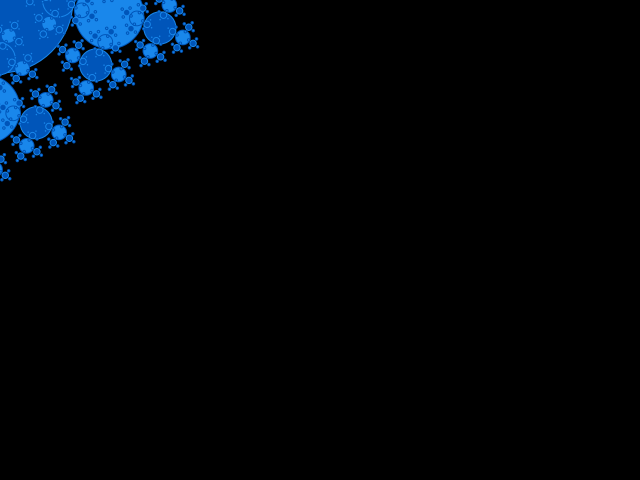
Frame 1 (no input)
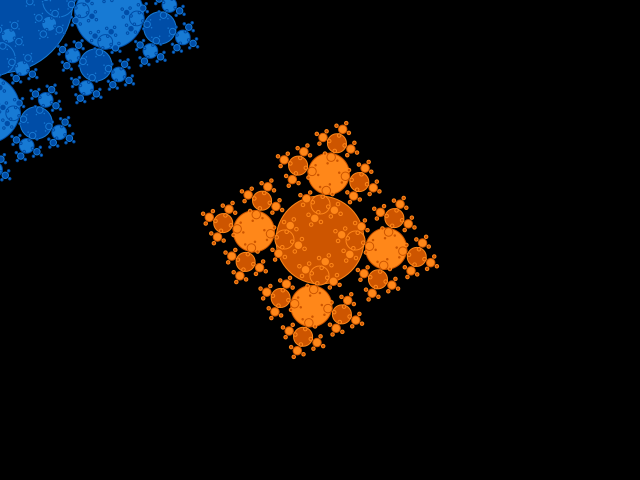
Frame 2 (the mouse pressed at the canvas centre, redrawn once)

The Processing sketch that drew these frames (run headless with seeded random() and noise(); the mouse was pressed at the canvas centre and the sketch redrawn once):

// Processing sketch: Recursion4_rotate
// ── Recursion4_rotate.pde
int i = 0;
color c;
float sc = 0.95, sl = 1.5, ad = PI / 24;

void setup() { size(640, 480); noLoop(); noStroke(); background(0); if (sc > 1) sc = 1; }

void draw()
{ 
  fill(0, 0, 0, 25); rect(0, 0, width, height);
  switch (i = (i + 1) % 3)
  { case 0: c = color(175, 0, 30); break;
    case 1: c = color(0, 110, 210); break;
    case 2: c = color(230, 110, 0); break;
  }
  sCircle(mouseX, mouseY, random(50, 200), 25, 0);
}

void mouseReleased() { redraw(); }

void sCircle(float x, float y, float r, int m, float a)
{
  if (r < 3) return;          
  fill(red(c) + m, green(c) + m, blue(c) + m); ellipse(x, y, r, r);
  fill(red(c) - m, green(c) - m, blue(c) - m); ellipse(x, y, r - 2, r - 2);
  r *= 0.5; m = -m; a += ad;
  sCircle(x + xRotate(r, a), y + yRotate(r, a), r * sc, m, a);
  sCircle(x + xRotate(r, a + PI / 2), y + yRotate(r, a + PI / 2), r * sc, m, a);
  sCircle(x + xRotate(r, a + PI), y + yRotate(r, a + PI), r * sc, m, a);
  sCircle(x + xRotate(r, a + PI * 3 / 2), y + yRotate(r, a + PI * 3 / 2), r * sc, m, a);
}

float xRotate(float r, float a) { return sl * r * cos(a); }
float yRotate(float r, float a) { return sl * r * sin(a); }
